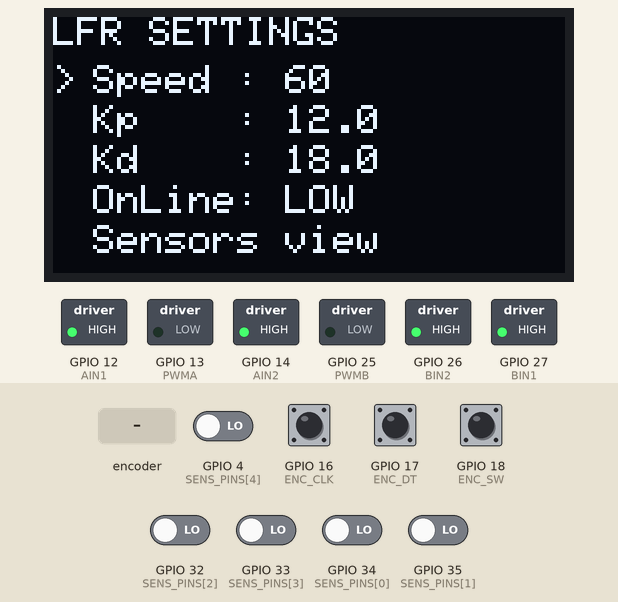
The sketch below on a simulated ESP32. On the bench: 128×64 one-colour display, switched loads named in the sketch (green lamp = pin HIGH). The test bench sets the inputs (shaded band); at power-on: GPIO 16 (ENC_CLK), GPIO 17 (ENC_DT), GPIO 18 (ENC_SW) HIGH, GPIO 4 (SENS_PINS[4]), GPIO 32 (SENS_PINS[2]), GPIO 33 (SENS_PINS[3]), GPIO 34 (SENS_PINS[0]), GPIO 35 (SENS_PINS[1]) LOW. EEPROM starts erased.

Above: at 1.2 s.
1.3 s: rotary encoder on GPIO 16 (ENC_CLK) / GPIO 17 (ENC_DT) turned 3 steps (first pin leading)
At 2.3 s:
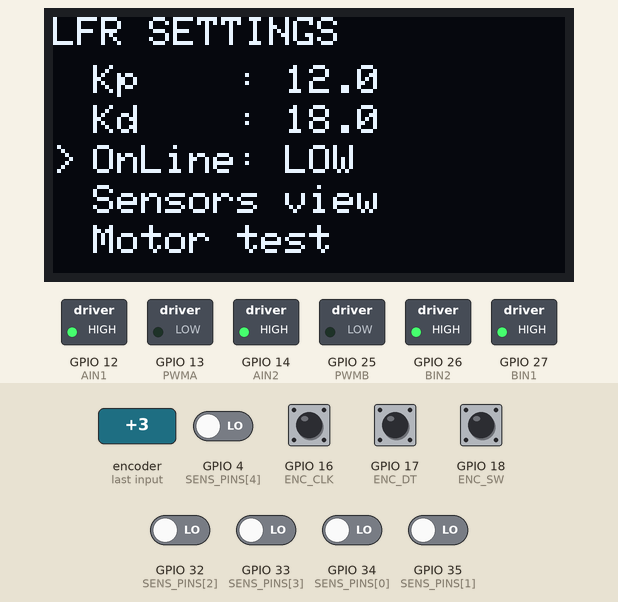
3.4 s: GPIO 18 (ENC_SW) pulled LOW for 0.15 s
At 4.6 s:
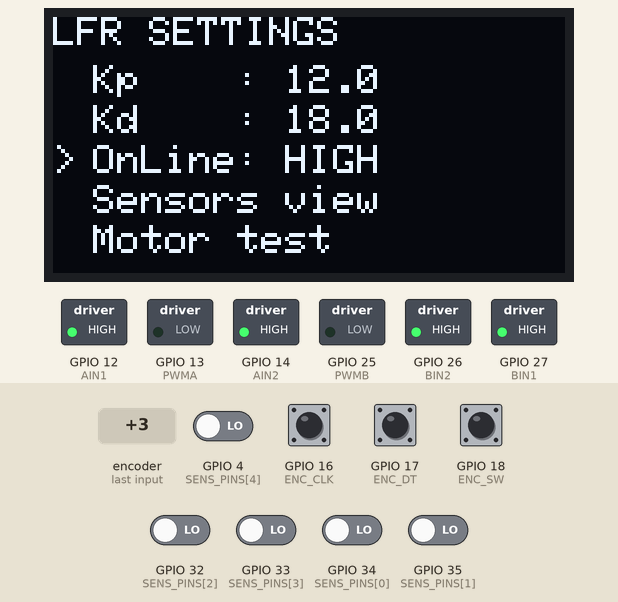
5.0 s: rotary encoder on GPIO 16 (ENC_CLK) / GPIO 17 (ENC_DT) turned 3 steps (first pin leading)
At 6.3 s:
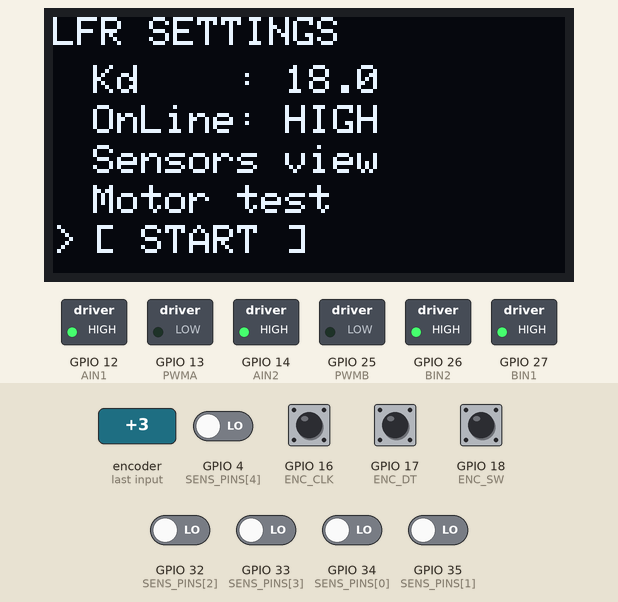
7.1 s: GPIO 18 (ENC_SW) pulled LOW for 1 s
At 8.8 s:
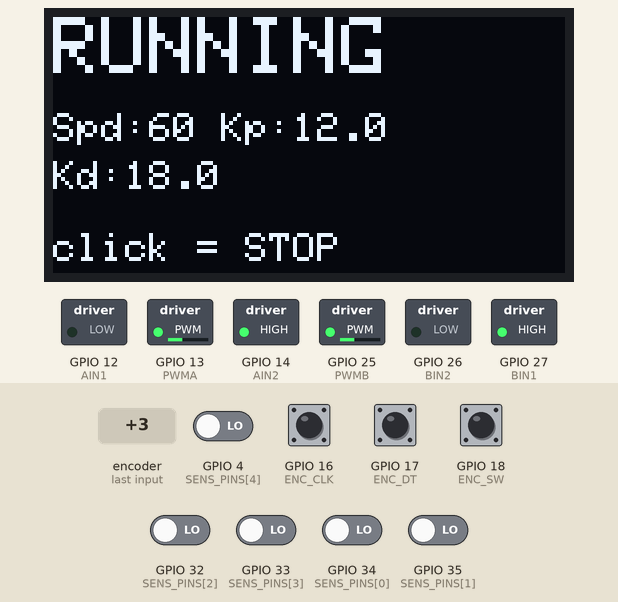
11.1 s: rotary encoder on GPIO 16 (ENC_CLK) / GPIO 17 (ENC_DT) turned 3 steps (first pin leading)
At 12.1 s:
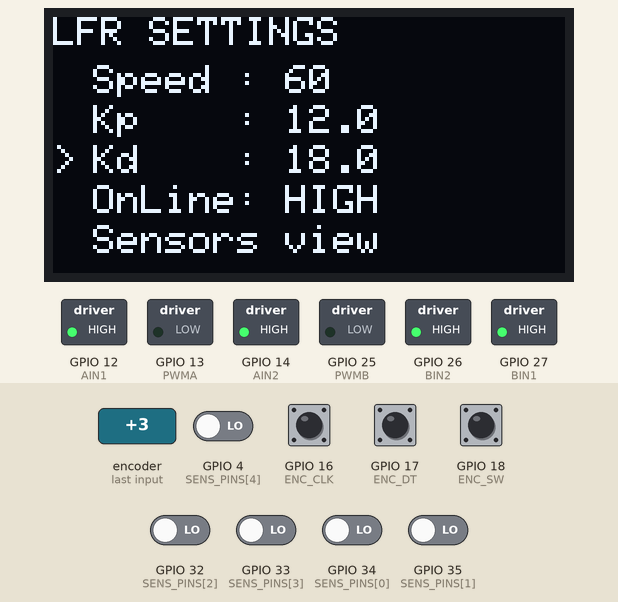
13.2 s: GPIO 18 (ENC_SW) pulled LOW for 0.15 s
At 14.3 s:
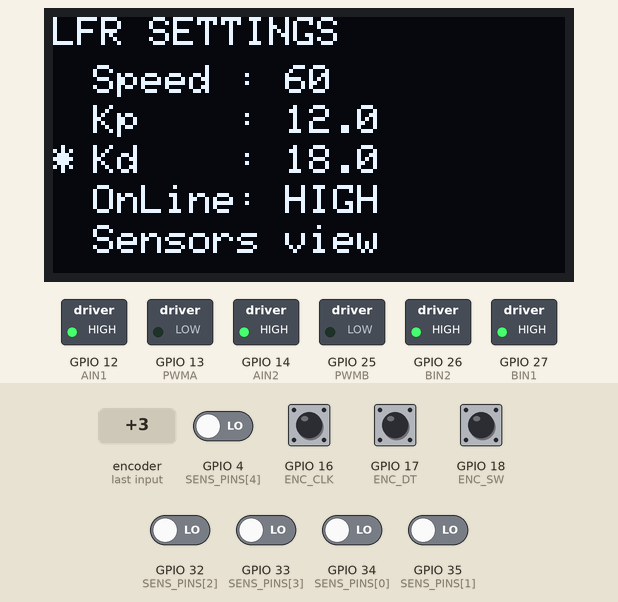
Timing chart, 0 to 15.8 s (numbered marks = the images above; inputs shaded):
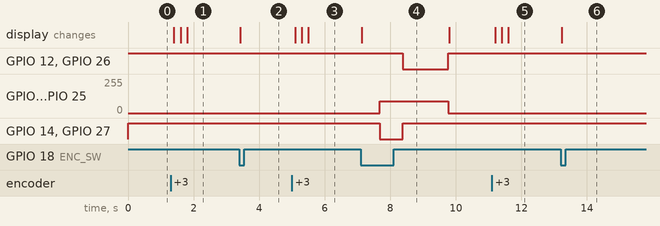

Measured:
- after the input at 1.3 s, the display: first changes after 0.10 s (image 1 shows a later state)
- after the input at 3.4 s, the display: changes at once (image 2)
- after the input at 5.0 s, the display: first changes after 0.10 s (image 3 shows a later state)
- after the input at 7.1 s, GPIO 12 (AIN1), GPIO 26 (BIN2): HIGH → LOW after 1.3 s, → HIGH 1.4 s later; GPIO 13 (PWMA), GPIO 25 (PWMB): 0/255 → 90/255 after 0.57 s, → 0/255 2.1 s later; GPIO 14 (AIN2), GPIO 27 (BIN1): HIGH → LOW after 0.57 s, → HIGH 0.70 s later; the display: changes at once (image 4)
- after the input at 11.1 s, the display: first changes after 0.10 s (image 5 shows a later state)
- after the input at 13.2 s, the display: changes at once (image 6)

The sketch:

lfr_pid_esp32_v2.ino
```cpp
/*
 * PID Line Follower Robot - ESP32 (38 pin)  -- v2
 * Driver : TB6612FNG   Display : SSD1306 128x64 I2C   Input : KY-040 rotary encoder
 * Sensors: 5x digital IR (OUT1 = leftmost ... OUT5 = rightmost)
 *
 * Libraries (Library Manager): "Adafruit SSD1306", "Adafruit GFX Library"
 *
 * Menu (rotate = move cursor, click = act):
 *   Speed / Kp / Kd  -> click to select (shows *), rotate to change, click to confirm
 *   OnLine: HIGH/LOW -> click toggles which pin level means "sensor is ON the line"
 *   Sensors          -> live view, motors off. Put car on the line and check boxes
 *   Motor test       -> left wheel forward, then right wheel forward
 *   START            -> run. In RUN mode a click stops the car and returns to menu
 */

#include <Wire.h>
#include <Adafruit_GFX.h>
#include <Adafruit_SSD1306.h>
#include <Preferences.h>

// ---------------- PINS ----------------
#define ENC_CLK 16
#define ENC_DT  17
#define ENC_SW  18

#define OLED_SDA 21
#define OLED_SCL 22

const uint8_t SENS_PINS[5] = {34, 35, 32, 33, 4};   // OUT1..OUT5 (left -> right)

// TB6612FNG  (A = left motor, B = right motor)
#define PWMA 13
#define AIN1 12
#define AIN2 14
#define PWMB 25
#define BIN1 27
#define BIN2 26
// STBY of the TB6612 must be tied to 3.3V

// ---------------- CONFIG ----------------
#define LEFT_INVERT   false        // flip if left motor spins backwards in Motor test
#define RIGHT_INVERT  false        // flip if right motor spins backwards in Motor test
#define ENC_REVERSE   false        // flip if encoder turns the wrong way
#define DEBUG_SERIAL  1            // 1 = print sensors/error/motor values on Serial (115200)
#define SAVE_SETTINGS 1            // 1 = remember settings in flash

const int8_t SENSOR_WEIGHT[5] = {-4, -2, 0, 2, 4};

#define LOOP_US        5000        // PID period (5 ms)
#define LOST_GRACE_MS  40          // hold last command this long before "lost" recovery starts
#define SEARCH_MS      700         // spin time toward last-known side (then sweeps back 2x this)
#define SEARCH_SPEED   90          // pivot speed while searching (raise if wheels don't turn)

const bool ALL_ON_STOPS = false;   // true = treat 5/5 sensors as finish box and stop
#define ALL_ON_STOP_MS 150
#define ALL_ON_MAX_MS  400         // 5/5 for longer than this = fault (wrong polarity?) -> stop

// ---------------- LIVE SETTINGS ----------------
int     speedVal    = 60;
float   kp          = 12.0f;
float   kd          = 18.0f;
uint8_t activeLevel = LOW;         // pin level that means "sensor is on the line"

// ---------------- GLOBALS ----------------
Adafruit_SSD1306 display(128, 64, &Wire, -1);
Preferences prefs;

enum Mode { MODE_EDIT, MODE_RUN, MODE_SENSOR };
Mode mode = MODE_EDIT;

#define N_ITEMS 7                  // 0 speed,1 kp,2 kd,3 level,4 sensors,5 motor test,6 start
int8_t cursorPos = 0;
bool   adjusting = false;
const char* banner = nullptr;

float    prevErr    = 0;
int8_t   lastSide   = 0;           // -1 line left via the left side, +1 via the right side
bool     lostActive = false;
uint32_t lostStart  = 0;
uint32_t allOnSince = 0;

// ---------------- PWM wrapper (ESP32 core 2.x and 3.x) ----------------
#define PWM_FREQ 20000
#define PWM_RES  8
#if defined(ESP_ARDUINO_VERSION_MAJOR) && ESP_ARDUINO_VERSION_MAJOR >= 3
  void pwmInit()                         { ledcAttach(PWMA, PWM_FREQ, PWM_RES); ledcAttach(PWMB, PWM_FREQ, PWM_RES); }
  void pwmWrite(uint8_t pin, uint8_t d)  { ledcWrite(pin, d); }
#else
  void pwmInit() {
    ledcSetup(0, PWM_FREQ, PWM_RES); ledcAttachPin(PWMA, 0);
    ledcSetup(1, PWM_FREQ, PWM_RES); ledcAttachPin(PWMB, 1);
  }
  void pwmWrite(uint8_t pin, uint8_t d)  { ledcWrite(pin == PWMA ? 0 : 1, d); }
#endif

// ---------------- MOTORS ----------------
void setMotor(bool left, int spd) {          // -255..255, 0 = short brake
  spd = constrain(spd, -255, 255);
  if (left  && LEFT_INVERT)  spd = -spd;
  if (!left && RIGHT_INVERT) spd = -spd;

  uint8_t in1 = left ? AIN1 : BIN1;
  uint8_t in2 = left ? AIN2 : BIN2;
  uint8_t pwm = left ? PWMA : PWMB;

  if (spd > 0)      { digitalWrite(in1, HIGH); digitalWrite(in2, LOW);  }
  else if (spd < 0) { digitalWrite(in1, LOW);  digitalWrite(in2, HIGH); }
  else              { digitalWrite(in1, HIGH); digitalWrite(in2, HIGH); }
  pwmWrite(pwm, abs(spd));
}

void drive(int l, int r) { setMotor(true, l); setMotor(false, r); }
void stopMotors()        { drive(0, 0); }
void spin(int8_t dir)    { drive(dir * SEARCH_SPEED, -dir * SEARCH_SPEED); }   // -1 left, +1 right

// ---------------- SENSORS ----------------
// returns bitmask (bit0 = OUT1 ... bit4 = OUT5), 1 = on the line (after polarity)
uint8_t readSensors(uint8_t &cnt, int &sum) {
  uint8_t mask = 0;
  cnt = 0; sum = 0;
  for (int i = 0; i < 5; i++) {
    if (digitalRead(SENS_PINS[i]) == activeLevel) {
      mask |= (1 << i);
      cnt++;
      sum += SENSOR_WEIGHT[i];
    }
  }
  return mask;
}

// ---------------- ENCODER / BUTTON ----------------
int8_t readEncoder() {
  static const int8_t TBL[16] = {0,-1,1,0, 1,0,0,-1, -1,0,0,1, 0,1,-1,0};
  static uint8_t st = 0;
  static int8_t acc = 0;
  st = ((st << 2) | (digitalRead(ENC_CLK) << 1) | digitalRead(ENC_DT)) & 0x0F;
  acc += TBL[st];
  int8_t out = 0;
  if (acc >= 4)       { acc = 0; out =  1; }
  else if (acc <= -4) { acc = 0; out = -1; }
  return ENC_REVERSE ? -out : out;
}

bool buttonClicked() {
  static bool last = HIGH;
  static uint32_t t = 0;
  bool now = digitalRead(ENC_SW);
  if (now != last && millis() - t > 40) {
    t = millis();
    last = now;
    if (now == LOW) return true;
  }
  return false;
}

// ---------------- SETTINGS STORAGE ----------------
void saveSettings() {
#if SAVE_SETTINGS
  prefs.putInt("spd", speedVal);
  prefs.putFloat("kp", kp);
  prefs.putFloat("kd", kd);
  prefs.putUChar("act", activeLevel);
#endif
}

// ---------------- DISPLAY ----------------
void drawMenu() {
  display.clearDisplay();
  display.setTextSize(1);
  display.setTextColor(SSD1306_WHITE);
  display.setCursor(0, 0);
  display.print(banner ? banner : "LFR SETTINGS");

  int first = constrain(cursorPos - 2, 0, N_ITEMS - 5);
  for (int r = 0; r < 5; r++) {
    int i = first + r;
    int y = 12 + r * 10;
    display.setCursor(0, y);
    display.print(i == cursorPos ? (adjusting ? "*" : ">") : " ");
    display.setCursor(10, y);
    switch (i) {
      case 0: display.print("Speed : "); display.print(speedVal); break;
      case 1: display.print("Kp    : "); display.print(kp, 1);    break;
      case 2: display.print("Kd    : "); display.print(kd, 1);    break;
      case 3: display.print("OnLine: "); display.print(activeLevel == HIGH ? "HIGH" : "LOW"); break;
      case 4: display.print("Sensors view");  break;
      case 5: display.print("Motor test");    break;
      case 6: display.print("[ START ]");     break;
    }
  }
  display.display();
}

void drawRun() {
  display.clearDisplay();
  display.setTextSize(2);
  display.setCursor(0, 0);
  display.print("RUNNING");
  display.setTextSize(1);
  display.setCursor(0, 24);
  display.print("Spd:"); display.print(speedVal);
  display.print(" Kp:");  display.print(kp, 1);
  display.setCursor(0, 36);
  display.print("Kd:");   display.print(kd, 1);
  display.setCursor(0, 54);
  display.print("click = STOP");
  display.display();
}

void drawSensors() {
  uint8_t cnt; int sum;
  readSensors(cnt, sum);
  display.clearDisplay();
  display.setTextSize(1);
  display.setTextColor(SSD1306_WHITE);
  display.setCursor(0, 0);
  display.print("SENSORS    click=exit");
  for (int i = 0; i < 5; i++) {
    int x = 4 + i * 25;
    bool on = (digitalRead(SENS_PINS[i]) == activeLevel);
    if (on) display.fillRect(x, 12, 20, 20, SSD1306_WHITE);
    else    display.drawRect(x, 12, 20, 20, SSD1306_WHITE);
    display.setCursor(x + 7, 37);
    display.print(digitalRead(SENS_PINS[i]));          // raw pin level
  }
  display.setCursor(0, 50);
  if (cnt == 0)      display.print("LOST (0 on line)");
  else if (cnt == 5) display.print("ALL 5 on line");
  else { display.print("err: "); display.print((float)sum / cnt, 1); }
  display.display();
}

// ---------------- TESTS ----------------
void motorTest() {
  display.clearDisplay();
  display.setTextSize(1);
  display.setCursor(0, 0);  display.print("MOTOR TEST");
  display.setCursor(0, 16); display.print("LEFT wheel -> FORWARD");
  display.display();
  setMotor(true, 100); setMotor(false, 0);
  delay(800);
  stopMotors(); delay(400);

  display.clearDisplay();
  display.setCursor(0, 0);  display.print("MOTOR TEST");
  display.setCursor(0, 16); display.print("RIGHT wheel -> FORWARD");
  display.display();
  setMotor(true, 0); setMotor(false, 100);
  delay(800);
  stopMotors();
}

// ---------------- RUN CONTROL ----------------
void startRun() {
  saveSettings();
  adjusting = false;
  banner = nullptr;
  drawRun();
  delay(500);
  prevErr = 0;
  lostActive = false;
  allOnSince = 0;
  lastSide = 0;
  mode = MODE_RUN;
}

void enterEdit(const char* msg) {
  stopMotors();
  mode = MODE_EDIT;
  adjusting = false;
  banner = msg;
  drawMenu();
}

void handleLost() {
  uint32_t now = millis();
  if (!lostActive) { lostActive = true; lostStart = now; }
  uint32_t t = now - lostStart;

  if (t < LOST_GRACE_MS) return;            // tiny gap: keep previous command
  t -= LOST_GRACE_MS;

  int8_t dir = (lastSide == 0) ? 1 : lastSide;
  if (t < SEARCH_MS)            spin(dir);          // back toward the side the line left from
  else if (t < SEARCH_MS * 3UL) spin(-dir);         // sweep the other way
  else                          enterEdit("LINE LOST");
}

void runStep() {
  static uint32_t lastTick = 0;
  if (micros() - lastTick < LOOP_US) return;
  lastTick = micros();

  uint8_t cnt; int sum;
  uint8_t mask = readSensors(cnt, sum);

  // ---- lost ----
  if (cnt == 0) { handleLost(); return; }

  float err = (float)sum / cnt;             // -4 (line far left) ... +4 (line far right)
  if (lostActive) { lostActive = false; prevErr = err; }

  // remember which side the line is drifting off to (only strong readings count)
  if (err <= -2)      lastSide = -1;
  else if (err >= 2)  lastSide = 1;

  // ---- all 5 on line ----
  if (cnt == 5) {
    if (allOnSince == 0) allOnSince = millis();
    uint32_t d = millis() - allOnSince;
    if (ALL_ON_STOPS && d > ALL_ON_STOP_MS) { enterEdit("FINISH"); return; }
    if (d > ALL_ON_MAX_MS)                  { enterEdit("ALL ON: CHECK LEVEL"); return; }
    prevErr = 0;
    drive(speedVal, speedVal);
    return;
  }
  allOnSince = 0;

  // ---- PID ----
  float corr = kp * err + kd * (err - prevErr);
  prevErr = err;
  int l = (int)(speedVal + corr);
  int r = (int)(speedVal - corr);
  drive(l, r);

#if DEBUG_SERIAL
  static uint32_t dbg = 0;
  if (millis() - dbg > 100) {
    dbg = millis();
    Serial.printf("S:%d%d%d%d%d err:%.1f corr:%.1f L:%d R:%d\n",
                  mask & 1, (mask >> 1) & 1, (mask >> 2) & 1, (mask >> 3) & 1, (mask >> 4) & 1,
                  err, corr, l, r);
  }
#endif
}

// ---------------- SETUP / LOOP ----------------
void setup() {
#if DEBUG_SERIAL
  Serial.begin(115200);
#endif
  for (int i = 0; i < 5; i++) pinMode(SENS_PINS[i], INPUT);

  pinMode(ENC_CLK, INPUT_PULLUP);
  pinMode(ENC_DT,  INPUT_PULLUP);
  pinMode(ENC_SW,  INPUT_PULLUP);

  pinMode(AIN1, OUTPUT); pinMode(AIN2, OUTPUT);
  pinMode(BIN1, OUTPUT); pinMode(BIN2, OUTPUT);
  pwmInit();
  stopMotors();

  Wire.begin(OLED_SDA, OLED_SCL);
  display.begin(SSD1306_SWITCHCAPVCC, 0x3C);

#if SAVE_SETTINGS
  prefs.begin("lfr", false);
  speedVal    = prefs.getInt("spd", 60);
  kp          = prefs.getFloat("kp", 12.0f);
  kd          = prefs.getFloat("kd", 18.0f);
  activeLevel = prefs.getUChar("act", LOW);
#endif

  drawMenu();
}

void loop() {
  int8_t rot   = readEncoder();
  bool   click = buttonClicked();

  if (mode == MODE_RUN) {
    if (click) { enterEdit("STOPPED"); return; }
    runStep();
    return;
  }

  if (mode == MODE_SENSOR) {
    if (click) { enterEdit(nullptr); return; }
    static uint32_t t = 0;
    if (millis() - t > 50) { t = millis(); drawSensors(); }
    return;
  }

  // ---- EDIT mode ----
  if (rot) {
    if (adjusting) {
      if (cursorPos == 0)      speedVal = constrain(speedVal + rot, 0, 255);
      else if (cursorPos == 1) kp = constrain(kp + rot * 0.5f, 0.0f, 100.0f);
      else if (cursorPos == 2) kd = constrain(kd + rot * 0.5f, 0.0f, 200.0f);
    } else {
      cursorPos = (cursorPos + rot + N_ITEMS) % N_ITEMS;
    }
    banner = nullptr;
    drawMenu();
  }

  if (click) {
    banner = nullptr;
    switch (cursorPos) {
      case 0: case 1: case 2:
        adjusting = !adjusting;
        drawMenu();
        break;
      case 3:
        activeLevel = (activeLevel == HIGH) ? LOW : HIGH;
        saveSettings();
        drawMenu();
        break;
      case 4:
        adjusting = false;
        mode = MODE_SENSOR;
        break;
      case 5:
        motorTest();
        drawMenu();
        break;
      case 6:
        startRun();
        break;
    }
  }
}
```
